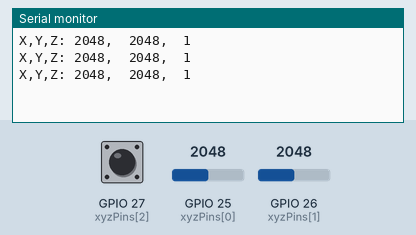
Recording of a sketch running on a simulated ESP32. On the bench: the last lines printed to the serial monitor. Inputs (shaded band) come from the test bench; at power-on: GPIO 25 (xyzPins[0]) = 2048, GPIO 26 (xyzPins[1]) = 2048, GPIO 27 (xyzPins[2]) HIGH.

Above: at 1.3 s.
1.4 s: GPIO 25 (xyzPins[0]) set to 2866
At 1.8 s:
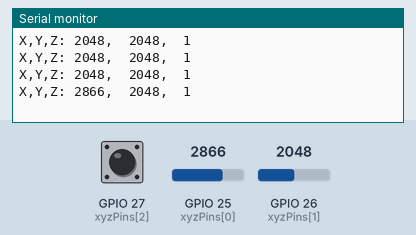
2.9 s: GPIO 26 (xyzPins[1]) set to 2866
At 3.4 s:
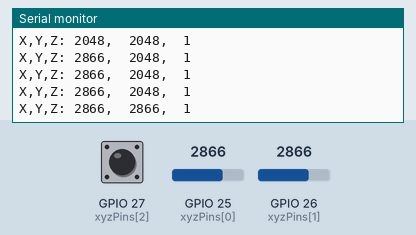
4.4 s: GPIO 27 (xyzPins[2]) pulled LOW for 0.6 s
At 4.9 s:
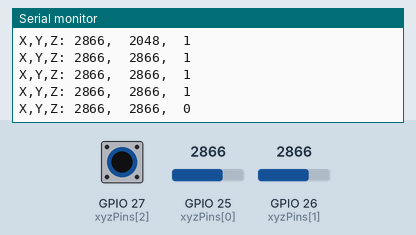
6.5 s: GPIO 25 (xyzPins[0]) set to 3603
At 6.9 s:
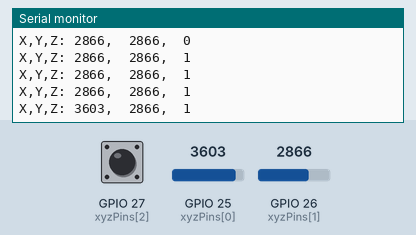
8.0 s: GPIO 27 (xyzPins[2]) pulled LOW for 1 s
At 8.4 s:
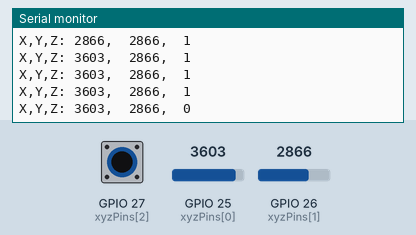
10.5 s: GPIO 26 (xyzPins[1]) set to 3603
At 10.9 s:
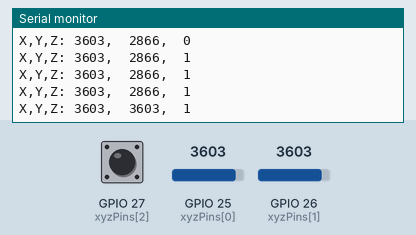
Timing chart, 0 to 13.0 s (numbered marks = the images above; inputs shaded):
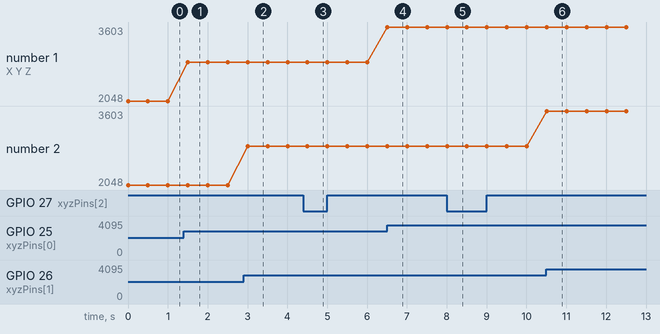

Measured:
- after the input at 1.4 s, the serial monitor: prints a new line after 0.10 s (image 1)
- after the input at 2.9 s, the serial monitor: prints a new line after 0.10 s (image 2)
- after the input at 4.4 s, the serial monitor: prints a new line after 0.10 s (image 3)
- after the input at 6.5 s, the serial monitor: prints a new line at once (image 4)
- after the input at 8.0 s, the serial monitor: prints a new line at once (image 5)
- after the input at 10.5 s, the serial monitor: prints a new line at once (image 6)
- plotted number 1: 2048 → 2866 after the input at 1.4 s, 2866 → 3603 after the input at 6.5 s

The sketch:

joystick.ino
```cpp
int xyzPins[] = {25, 26, 27};   //x,y,z pins

void setup() {
  Serial.begin(115200);
  pinMode(xyzPins[2], INPUT_PULLUP); //z axis is a button. }
}
void loop() {
  int xVal = analogRead(xyzPins[0]);
  int yVal = analogRead(xyzPins[1]);
  int zVal = digitalRead(xyzPins[2]);
  Serial.printf("X,Y,Z: %d,\t%d,\t%d\n", xVal, yVal, zVal);
  delay(500);
}
```
